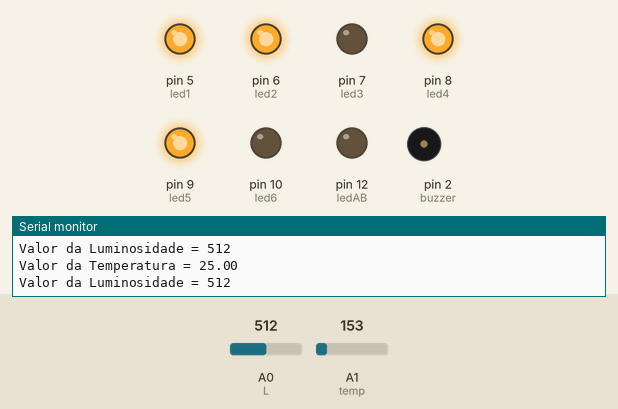
Recording of a sketch running on a simulated Arduino Uno, built with avr-gcc and run on an emulated ATmega328P. Parts: output pins drawn as LEDs (lit = HIGH), buzzer (waves = sounding), the last lines printed to the serial monitor. The test bench sets the inputs (shaded band); at power-on: A1 (temp) = 153, A0 (L) = 512.

Above: at 1.8 s.
1.9 s: A1 (temp) set to 130
At 3.2 s:
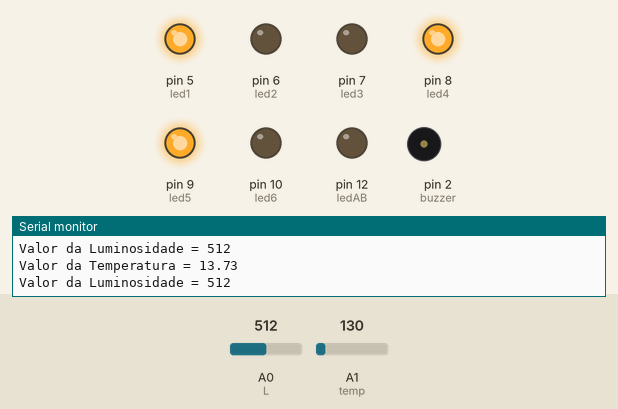
3.5 s: A0 (L) set to 483
At 4.6 s:
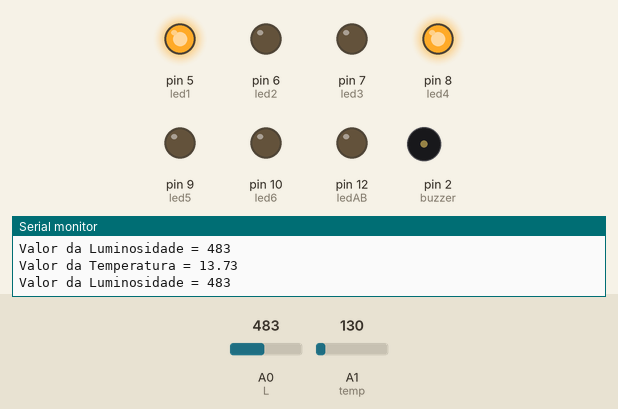
5.0 s: A1 (temp) set to 114
At 5.9 s:
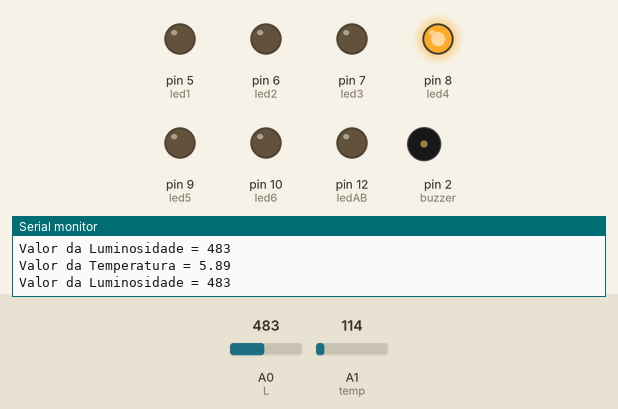
6.5 s: A0 (L) set to 510
At 7.2 s:
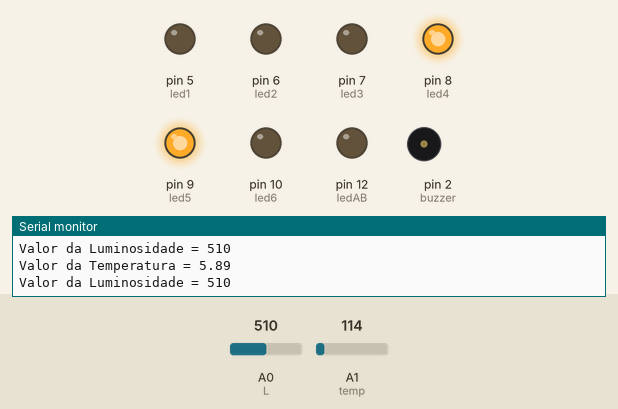
8.0 s: A1 (temp) set to 175
At 8.5 s:
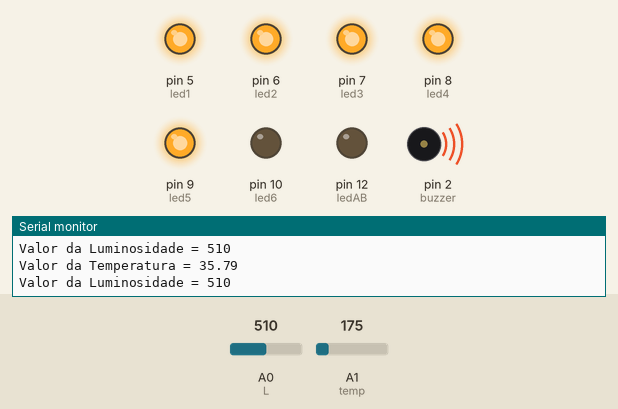
9.5 s: A0 (L) set to 490
At 11.0 s:
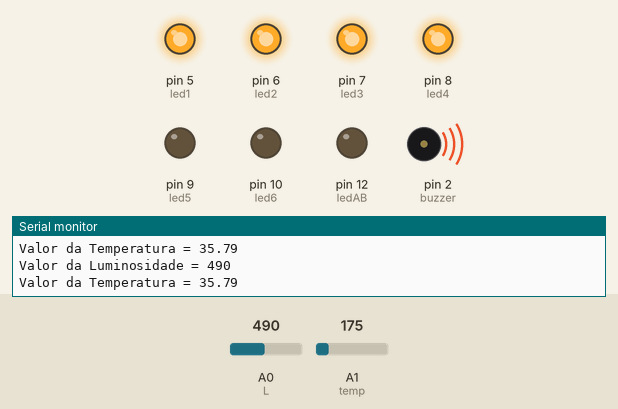
Timing chart, 0 to 12.1 s (numbered marks = the images above; inputs shaded):
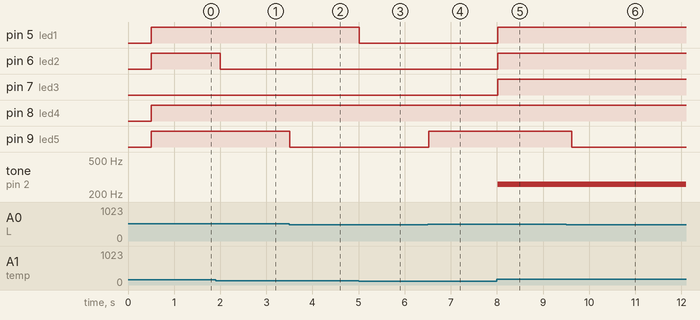

Measured:
- the behaviour switches between 143 and 142 on A1 (temp) (found by bisection; images 0 and 1)
- the behaviour switches between 500 and 499 on A0 (L) (found by bisection; images 1 and 2)
- after the input at 1.9 s, pin 6 (led2): HIGH → LOW after 0.10 s
- after the input at 3.5 s, pin 9 (led5): HIGH → LOW at once
- after the input at 5.0 s, pin 5 (led1): HIGH → LOW at once
- after the input at 6.5 s, pin 9 (led5): LOW → HIGH at once
- after the input at 8.0 s, pin 5 (led1), pin 6 (led2), pin 7 (led3): LOW → HIGH at once; tone on pin 2 (buzzer): silent → 261 Hz at once
- after the input at 9.5 s, pin 9 (led5): HIGH → LOW after 0.12 s

The sketch:

alarme_multiprop_sito1.ino
```cpp
//Sketch by Vinícius Custódio Chelli

int led1 = 5;
int led2 = 6;
int led3 = 7;
int buzzer = 2;
int led4 = 8;
int led5 = 9;
int led6 = 10;
int ledAB = 12;

int temp= A1;
int L = A0;

void setup(){
 pinMode(L,INPUT);
 pinMode(led1,OUTPUT);
 pinMode(led2,OUTPUT);
 pinMode(led3,OUTPUT);
 pinMode(buzzer,OUTPUT);

 pinMode(led4,OUTPUT);
 pinMode(led5,OUTPUT);
 pinMode(led6,OUTPUT);
 pinMode(ledAB,OUTPUT);
 Serial.begin(9600);
}
void loop(){
 delay(500);
 int SensorTemp=0;
 SensorTemp=analogRead(temp);

 float tensao = SensorTemp*(5019.9/1024.0);
 float TemperaturaC = (tensao-500)/10;

 Serial.print("Valor da Temperatura = ");
 Serial.println(TemperaturaC);


 if(TemperaturaC>=10)
    digitalWrite(led1,HIGH);
 else
    digitalWrite(led1,LOW);

 if(TemperaturaC>=20)
   digitalWrite(led2,HIGH);
 else
   digitalWrite(led2,LOW);

  if(TemperaturaC>=32){
   digitalWrite(led3,HIGH);
   tone(buzzer,261);
    delay(200);
  }
  else{
   digitalWrite(led3,LOW);
   noTone(buzzer);
  }
 int ValorL=0;
 ValorL=analogRead(L);
 Serial.print("Valor da Luminosidade = ");
 Serial.println(ValorL);
 Serial.println();

 if(ValorL>=600)
   digitalWrite(led6,HIGH);
 else
   digitalWrite(led6,LOW);

  if(ValorL>=500)
    digitalWrite(led5,HIGH);
  else
    digitalWrite(led5,LOW);
  if(ValorL>=400){
    digitalWrite(led4,HIGH);
  }
  else{
    digitalWrite(led4,LOW);
    digitalWrite(ledAB,HIGH);
  }
}
```
